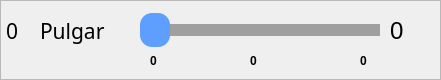
      <widget class="QFrame" name="frame_slider_pulgar">
       <property name="geometry">
        <rect>
         <x>0</x>
         <y>369</y>
         <width>441</width>
         <height>80</height>
        </rect>
       </property>
       <property name="minimumSize">
        <size>
         <width>78</width>
         <height>0</height>
        </size>
       </property>
       <property name="frameShape">
        <enum>QFrame::StyledPanel</enum>
       </property>
       <property name="frameShadow">
        <enum>QFrame::Raised</enum>
       </property>
       <widget class="QLabel" name="label_13">
        <property name="geometry">
         <rect>
          <x>40</x>
          <y>10</y>
          <width>91</width>
          <height>41</height>
         </rect>
        </property>
        <property name="font">
         <font>
          <family>Sans Serif</family>
          <pointsize>16</pointsize>
          <weight>50</weight>
          <italic>false</italic>
          <bold>false</bold>
         </font>
        </property>
        <property name="styleSheet">
         <string notr="true"/>
        </property>
        <property name="text">
         <string>Pulgar</string>
        </property>
       </widget>
       <widget class="QSlider" name="pulgarSlider">
        <property name="enabled">
         <bool>true</bool>
        </property>
        <property name="geometry">
         <rect>
          <x>140</x>
          <y>10</y>
          <width>240</width>
          <height>41</height>
         </rect>
        </property>
        <property name="minimumSize">
         <size>
          <width>0</width>
          <height>30</height>
         </size>
        </property>
        <property name="autoFillBackground">
         <bool>false</bool>
        </property>
        <property name="styleSheet">
         <string notr="true">QSlider::groove:horizontal
{
    border: 1px solid #5d9eff;
    height: 10px;
	background: #5d9eff;
}  

QSlider::handle:horizontal
{
    background: #5d9eff;;
    width: 30px;
	height: 30px;
	left: 11px;
	right: 11px;
	margin: -12px;
	border-radius: 12px;	
}

QSlider::add-page:horizontal
{
    background-color: #9f9f9f;
	border: 1px solid #9f9f9f;
}</string>
        </property>
        <property name="maximum">
         <number>180</number>
        </property>
        <property name="orientation">
         <enum>Qt::Horizontal</enum>
        </property>
        <property name="tickPosition">
         <enum>QSlider::NoTicks</enum>
        </property>
        <property name="tickInterval">
         <number>0</number>
        </property>
       </widget>
       <widget class="QLabel" name="pulgar_valor">
        <property name="geometry">
         <rect>
          <x>390</x>
          <y>20</y>
          <width>51</width>
          <height>22</height>
         </rect>
        </property>
        <property name="minimumSize">
         <size>
          <width>40</width>
          <height>0</height>
         </size>
        </property>
        <property name="font">
         <font>
          <pointsize>18</pointsize>
         </font>
        </property>
        <property name="text">
         <string>0</string>
        </property>
       </widget>
       <widget class="QLabel" name="etiquetaPulgarMinimo">
        <property name="geometry">
         <rect>
          <x>150</x>
          <y>50</y>
          <width>21</width>
          <height>22</height>
         </rect>
        </property>
        <property name="font">
         <font>
          <weight>75</weight>
          <bold>true</bold>
         </font>
        </property>
        <property name="text">
         <string>0</string>
        </property>
       </widget>
       <widget class="QLabel" name="etiquetaPulgarMedio">
        <property name="geometry">
         <rect>
          <x>250</x>
          <y>50</y>
          <width>31</width>
          <height>22</height>
         </rect>
        </property>
        <property name="font">
         <font>
          <weight>75</weight>
          <bold>true</bold>
         </font>
        </property>
        <property name="text">
         <string>0</string>
        </property>
       </widget>
       <widget class="QLabel" name="etiquetaPulgarMaximo">
        <property name="geometry">
         <rect>
          <x>360</x>
          <y>50</y>
          <width>31</width>
          <height>22</height>
         </rect>
        </property>
        <property name="font">
         <font>
          <weight>75</weight>
          <bold>true</bold>
         </font>
        </property>
        <property name="text">
         <string>0</string>
        </property>
       </widget>
       <widget class="QLabel" name="etiquetaPulgarPin">
        <property name="geometry">
         <rect>
          <x>0</x>
          <y>20</y>
          <width>41</width>
          <height>22</height>
         </rect>
        </property>
        <property name="font">
         <font>
          <family>Sans Serif</family>
          <pointsize>16</pointsize>
         </font>
        </property>
        <property name="styleSheet">
         <string notr="true">margin-left: 1px;</string>
        </property>
        <property name="text">
         <string>0</string>
        </property>
       </widget>
      </widget>
